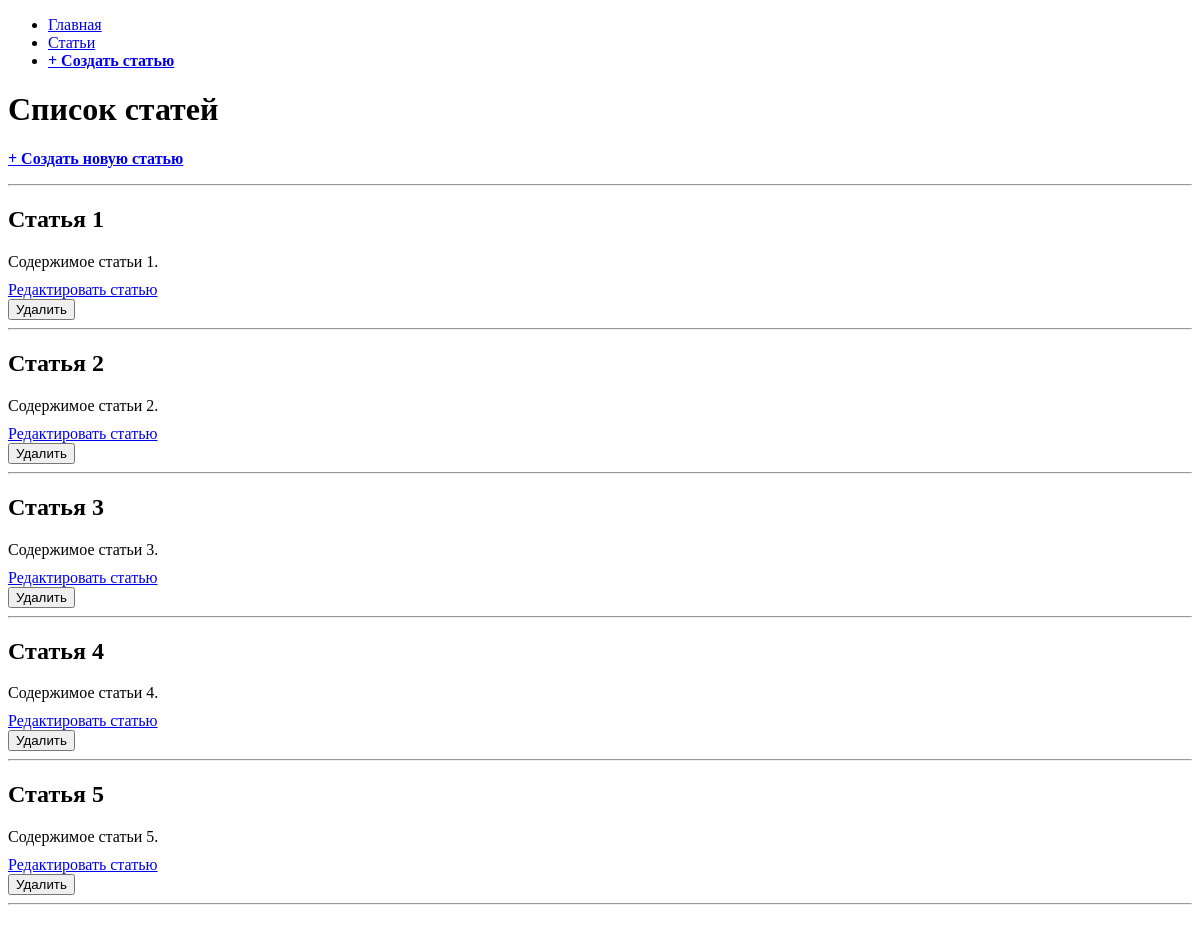
The app's page /articles/, older data.
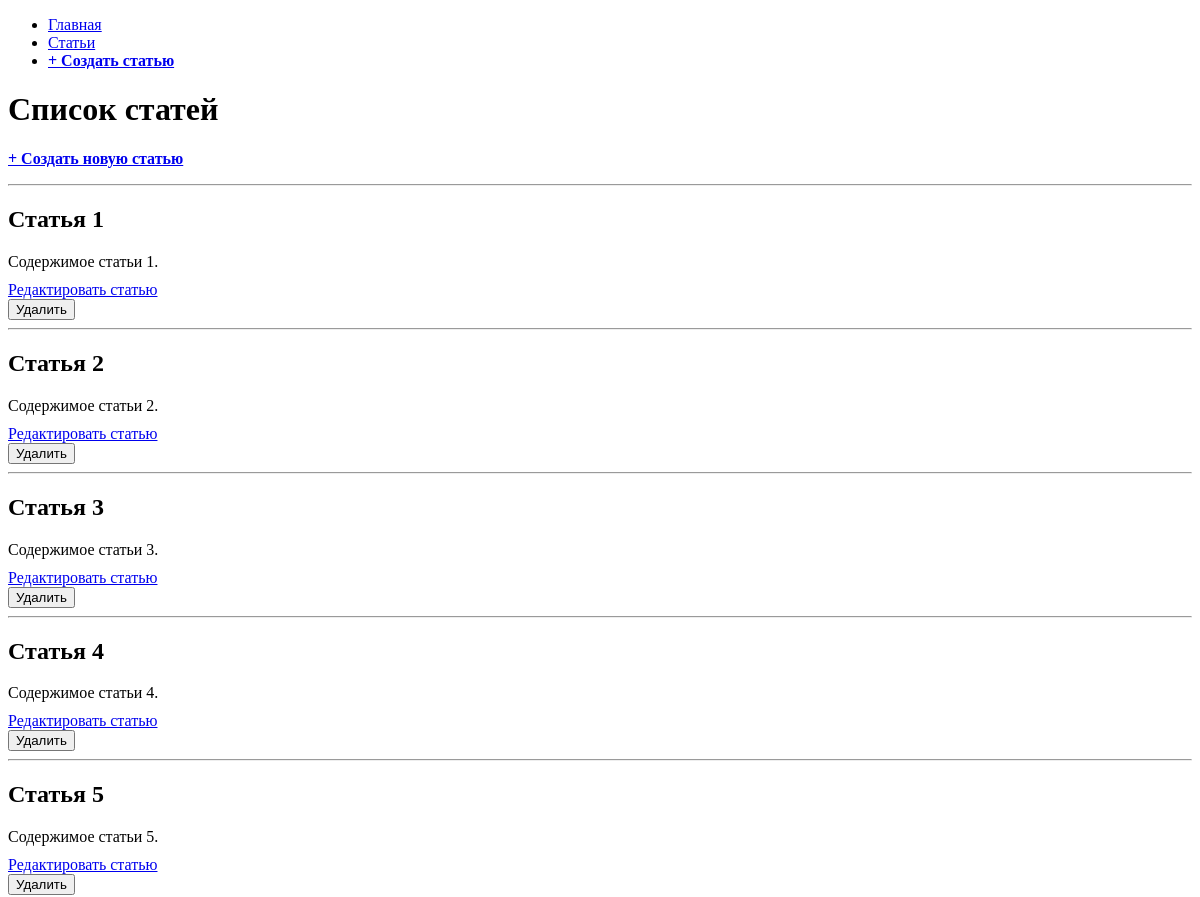
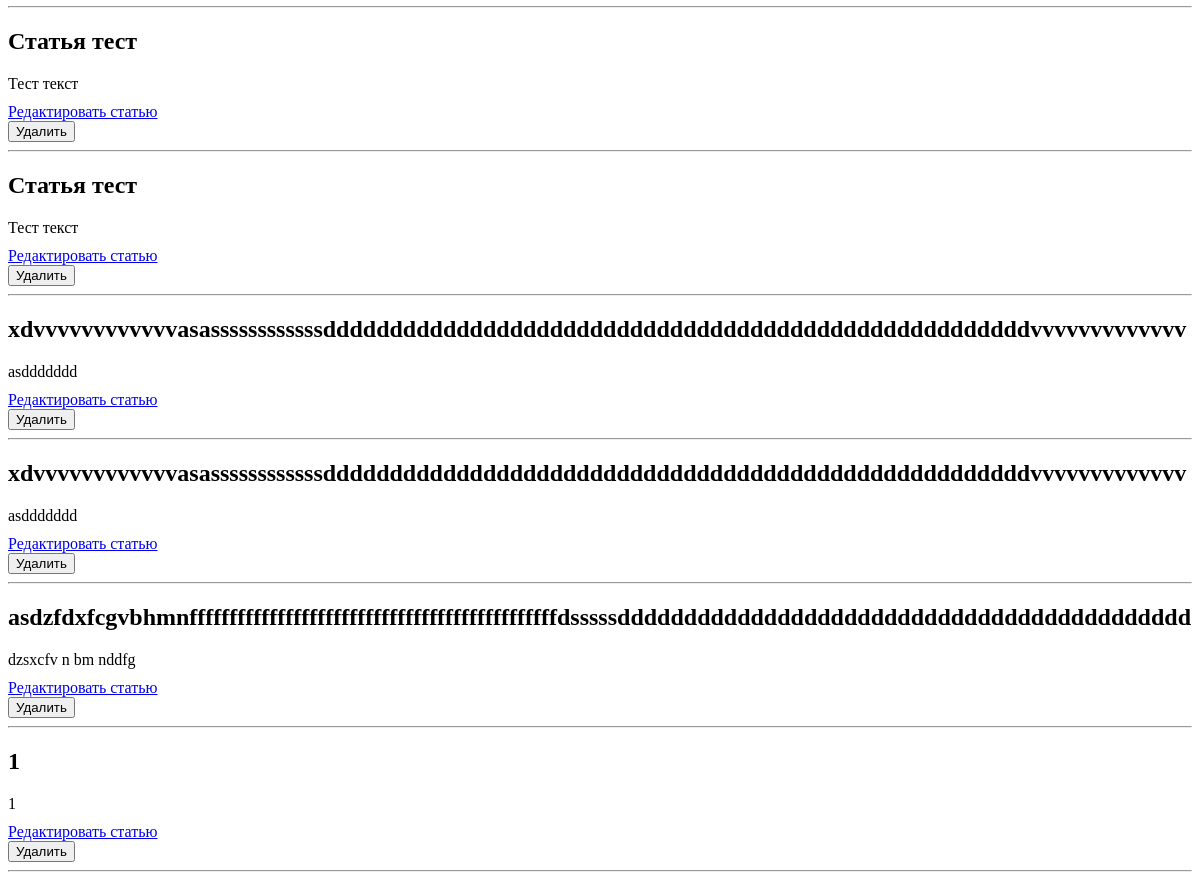
The same page, newer data (2 pictures, top to bottom).
### hexlet_django_blog/article/models.py (models this page shows, shortened)
class Article(models.Model):
    name = models.CharField(max_length=200)  # название статьи
    body = models.TextField()  # тело статьи
    created_at = models.DateTimeField(auto_now_add=True)
    updated_at = models.DateTimeField(auto_now=True)

### hexlet_django_blog/article/views.py (the view)
# urls.py: path("", IndexView.as_view(), name='article_list'),
class IndexView(View):
    def get(self, request, *args, **kwargs):
        articles = Article.objects.all()[:15]
        return render(
            request,
            "articles/index.html",
            context={
                "articles": articles,
            },
        )

### hexlet_django_blog/templates/articles/index.html (shortened to what this page needs)
{% extends "base.html" %}
{% block content %}
    <h1>Список статей</h1>
    <p><a href="{% url 'articles_create' %}" style="font-weight: bold;">+ Создать новую статью</a></p>
    <hr>
    <div class="articles-list">
        {% for article in articles %}
            <div class="article-item" style="margin-bottom: 20px;">
                <h2>
                        {{ article.name }}
                </h2>
                <div class="article-preview">
                    {{ article.body|slice:":200" }}{% if article.body|length > 200 %}...{% endif %}
                </div>
                <div class="article-actions" style="margin-top: 10px;">
                    <a href="{% url 'articles_update' id=article.id %}">Редактировать статью</a>
                </div>
                <form action="{% url 'articles_delete' id=article.id %}" method="post" style="display:inline;">
                    <input type="submit" value="Удалить" onclick="return confirm('Вы уверены, что хотите удалить статью?')">
                </form>
                <hr>
            </div>
        {% empty %}
            <p>Статей пока нет. <a href="{% url 'articles_create' %}">Напишите первую!</a></p>
        {% endfor %}
    </div>
{% endblock %}

Row changes from the older to the newer data that the page shows:
added Article: name "Статья тест", body "Тест текст"
added Article: name "Статья тест", body "Тест текст"
added Article: name "xdvvvvvvvvvvvvasassssssssssssdddddddddddddddddddddddddddddddddddddddddddddddddddddvvvvvvvvvvvvv", body "asddddddd"
added Article: name "xdvvvvvvvvvvvvasassssssssssssdddddddddddddddddddddddddddddddddddddddddddddddddddddvvvvvvvvvvvvv", body "asddddddd"
added Article: name "asdzfdxfcgvbhmnffffffffffffffffffffffffffffffffffffffffffffffdsssssddddddddddddddddddddddddddddddddddddddddddd", body "dzsxcfv n bm nddfg"
added Article: name "1", body "1"
